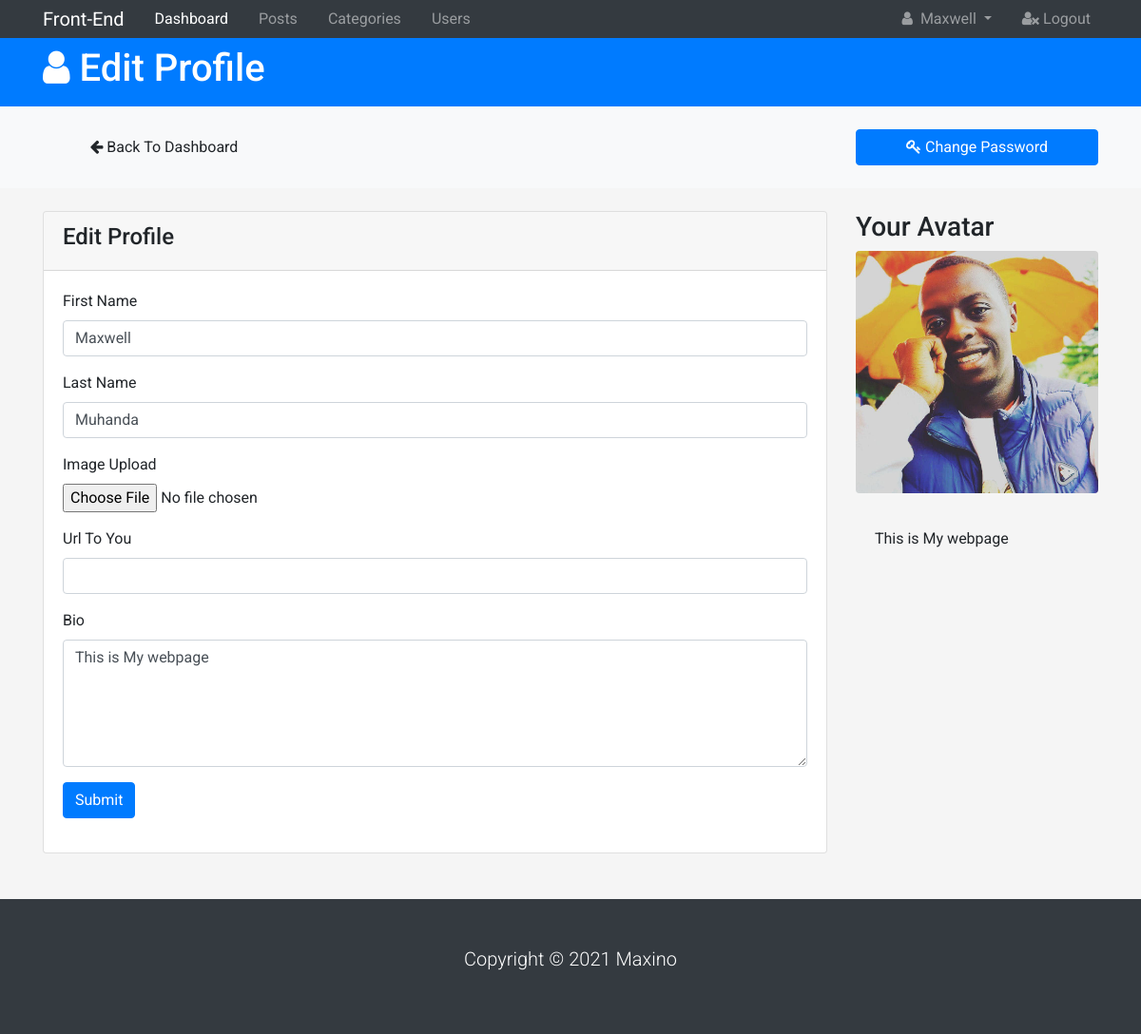
/admin/1/profile (signed in), run on an earlier commit of the app's database.
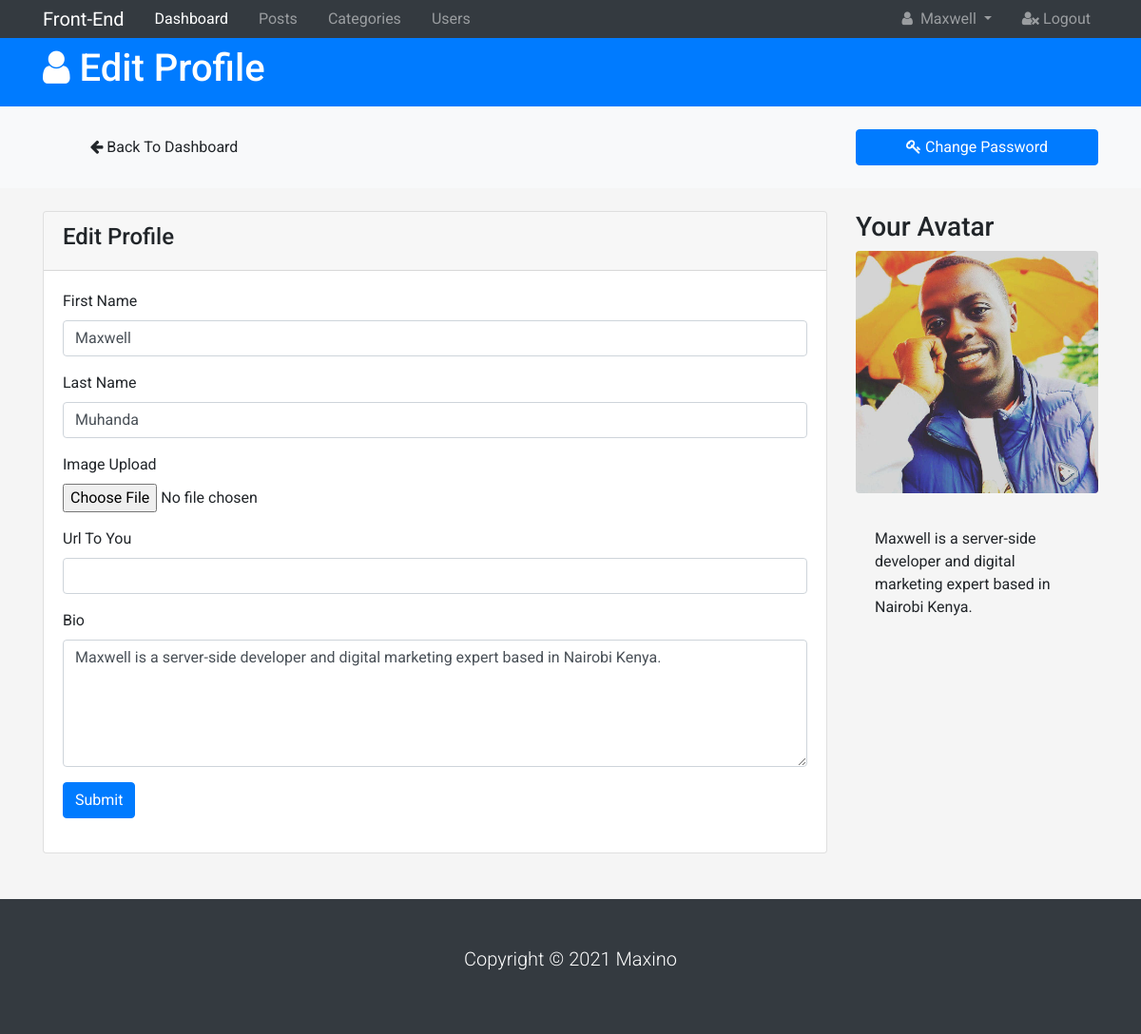
And on a later commit of the database.
### Portfolio/models.py (models this page shows)
class User(db.Model, UserMixin):
    id = db.Column(db.Integer, primary_key=True)
    first_name = db.Column(db.String(100))
    last_name = db.Column(db.String(100))
    email = db.Column(db.String(64), unique=True)
    profile_pic = db.Column(db.String(100), default='avatar.png')
    password = db.Column(db.String(255))
    bio = db.Column(db.Text)
    url_to = db.Column(db.String(100))
    active = db.Column(db.Boolean())
    confirmed_at = db.Column(db.DateTime)
    roles = db.relationship('Role', secondary=roles_users,
                            backref=db.backref('users', lazy='dynamic'))
    blogs = db.relationship('Blog', backref='user', lazy=True)

### Portfolio/admin/routes.py (the view)
@author.route('/admin/<int:current_user_id>/profile', methods=['GET', 'POST'])
@login_required
def profile(current_user_id):
    user = User.query.get_or_404(current_user_id)
    form = UpdateForm()
    if form.validate_on_submit():
        if form.picture.data:
            first_name = current_user.first_name
            pic = add_profile_pic(form.picture.data, first_name)
            current_user.profile_pic = pic
        current_user.first_name = form.first_name.data
        current_user.last_name = form.last_name.data
        current_user.bio = form.bio.data
        current_user.url_to = form.url_to.data
        db.session.commit()
        flash('user updated', 'success')
        return redirect(url_for('author.profile', current_user_id=current_user.id))
    elif request.method == 'GET':
        form.first_name.data = current_user.first_name
        form.last_name.data = current_user.last_name
        form.bio.data = current_user.bio
        form.url_to.data = current_user.url_to
    return render_template('admin/profile.html', admin=True, form=form)

### Portfolio/admin/forms.py
class UpdateForm(FlaskForm):
    first_name = StringField(validators=[Length(min=2, max=20)])
    last_name = StringField(validators=[Length(min=2, max=20)])
    picture = FileField(validators=[FileAllowed(IMAGES, 'Images only')])
    bio = TextAreaField(validators=[Length(min=5)])
    url_to = StringField()

### Portfolio/__init__.py (called while the page is built)
@app.teardown_appcontext
def shutdown_session(exception=None):
    db.session.remove()

### Portfolio/templates/admin/profile.html (shortened to what this page needs)
{% extends 'admin/base.html' %}
{% block content %}
  <header id="main-header" class="py-2 bg-primary text-white">
    <div class="container">
      <div class="row">
        <div class="col-md-6">
          <h1><i class="fa fa-user"></i> Edit Profile</h1>
        </div>
      </div>
    </div>
  </header>
  <section id="action" class="py-4 mb-4 bg-light">
    <div class="container">
      <div class="row">
        <div class="col-md-3 mr-auto">
          <a href="{{url_for('author.admin')}}" class="btn btn-light btn-block">
            <i class="fa fa-arrow-left"></i> Back To Dashboard
          </a>
        </div>
        <div class="col-md-3 ">
          <a href="{{url_for('security.change_password')}}" class="btn btn-primary btn-block">
            <i class="fa fa-key"></i> Change Password
          </a>
        </div>
      </div>
    </div>
  </section>
  <section id="profile">
    <div class="container">
      <div class="row">
        <div class="col-md-9">
          <div class="card">
            <div class="card-header">
              <h4>Edit Profile</h4>
            </div>
            <div class="card-body">
              <form method="POST" enctype="multipart/form-data">
                <div class="form-group">
                  <label for="name">First Name</label>
                  {{form.first_name(class='form-control' )}}
                </div>
                <div class="form-group">
                  <label for="name2"> Last Name</label>
                  {{form.last_name(class='form-control' )}}
                </div>
                <div class="form-group">
                  <label for="file">Image Upload</label>
                  {{form.picture(class='form-control-file' )}}
                </div>
                <div class="form-group">
                  <label for="file">Url To You</label>
                  {{form.url_to(class='form-control' )}}
                </div>
                <div class="form-group">
                  <label for="body">Bio</label>
                  {{form.bio(class='form-control', cols="50" ,rows="5" )}}
                </div>
                <div class="form-group">
                  <input class="btn btn-primary" type="submit">
                </div>
              </form>
            </div>
          </div>
        </div>
        <div class="col-md-3">
          <h3>Your Avatar</h3>
          <img src="{{url_for('static', filename='profile_pics/' + current_user.profile_pic) }}" alt="" class="d-block img-fluid rounded mb-3">
          <div class="card-body">
            <p class="card-text">{{current_user.bio}}</p>
          </div>
        </div>
      </div>
    </div>
  </section>
  {% endblock  %}

### Portfolio/templates/admin/base.html (shortened to what this page needs)
<!DOCTYPE html>
<html lang="en">
<head>
  {% block head %}
 <link rel="stylesheet" href="{{ url_for('static', filename='css/font-awesome.min.css') }}">
  <link rel="stylesheet" href="https://maxcdn.bootstrapcdn.com/bootstrap/4.0.0/css/bootstrap.min.css">
  <link rel="stylesheet" href="{{ url_for('static', filename='css/style.css') }}">
  {% endblock  %}
</head>
<body>
  <nav class="navbar navbar-expand-sm navbar-dark bg-dark p-0">
    <div class="container">
      <a href="{{url_for('main.index')}}" class="navbar-brand">Front-End</a>
      <div class="collapse navbar-collapse" id="navbarNav">
        <ul class="navbar-nav">
          <li class="nav-item px-2">
            <a href="{{url_for('author.admin')}}" class="nav-link active">Dashboard</a>
          </li>
          <li class="nav-item px-2">
            <a href="{{url_for('author.posts')}}" class="nav-link">Posts</a>
          </li>
          <li class="nav-item px-2">
            <a href="{{url_for('author.categories')}}" class="nav-link">Categories</a>
          </li>
          <li class="nav-item px-2">
            <a href="{{url_for('author.users')}}" class="nav-link">Users</a>
          </li>
        </ul>
        <ul class="navbar-nav ml-auto">
          <li class="nav-item dropdown mr-3">
            <a href="#" class="nav-link dropdown-toggle" data-toggle="dropdown">
              <i class="fa fa-user mr-1"></i> {{current_user.first_name}}
            </a>
          </li>
          <li class="nav-item">
            <a href="{{url_for('security.logout')}}" class="nav-link">
              <i class="fa fa-user-times"></i> Logout
            </a>
          </li>
        </ul>
      </div>
    </div>
  </nav>
  {% block content %}
  {% endblock  %}
  <footer id="main-footer" class="bg-dark text-white mt-5 p-5">
    <div class="conatiner">
      <div class="row">
        <div class="col">
          <p class="lead text-center">Copyright &copy; 2021 Maxino</p>
        </div>
      </div>
    </div>
  </footer>
</body>
</html>

What changed in the data, as far as the page shows it:
changed User "Maxwell": bio "This is My webpage" → "Maxwell is a server-side developer and digital marketing expert based in Nairobi Kenya."
